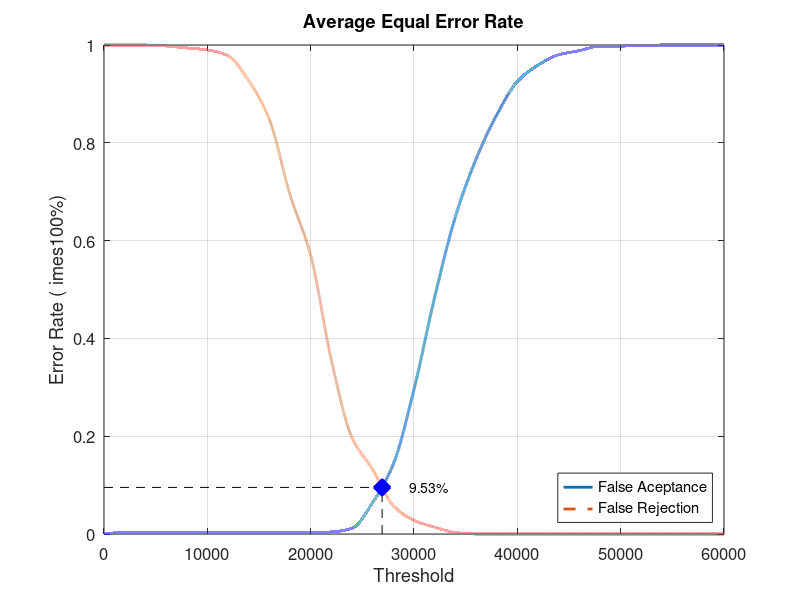
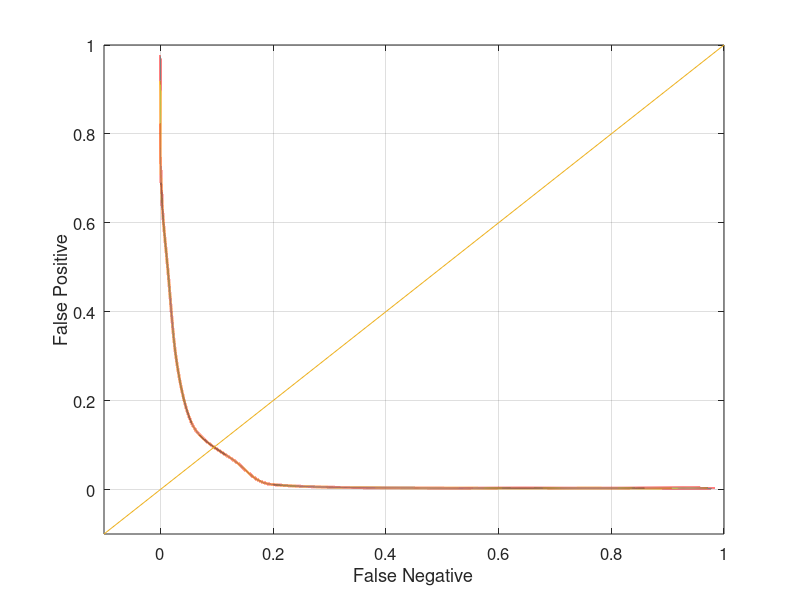

Here is the MATLAB script that generated these plots, in order:
close all;
clear;
clc;
x = 0:2000:60000;
xq = 0:0.5:60000;

y0 = [0 0.0031579 0.0031579 0.0031579 0.0031579 0.0031579 0.0031579 0.0031579 0.0031579 0.0031579 0.0031579 0.00421053 0.0115789 0.0642105 0.143158 0.295789 0.484211 0.648421 0.766316 0.856842 0.925263 0.958947 0.98 0.988421 0.997895 0.997895 0.998947 1 1 1 1]
yy0 = interp1(x, y0, xq, 'pchip');
y1 = [1 1 1 0.998 0.994 0.99 0.978 0.927 0.848 0.694 0.57 0.356 0.197 0.132 0.058 0.028 0.014 0.003 0 0 0 0 0 0 0 0 0 0 0 0 0]
yy1 = interp1(x, y1, xq, 'pchip');

% Calculating EER: 
y2 = abs(y0 - y1);
find(y2 == min(y2))
yy2 = abs(yy0 - yy1);
xEER = find(yy2 == min(yy2));
xEERIndex = xq(xEER) % X-axis EER
yEER = yy0(xEER) % Y-axis EER

main = figure
plot(xq, yy0,'-','LineWidth', 2);	hold on
plot(xq, yy1,'--','LineWidth', 2);	hold on
plot([xEERIndex xEERIndex], [0 yEER], 'k--');	hold on
plot([0 xEERIndex], [yEER yEER], 'k--');	hold on
plot(xEERIndex, yEER, 'bx', 'LineWidth', 10);	hold on
text(xEERIndex + 10 * xEERIndex / 100, yEER, [num2str(round((10000 * yEER)) / 100) '%'])
legend('False Aceptance', 'False Rejection', 'Location', 'SouthEast')
xlabel('Threshold')
ylabel('Error Rate (	imes100%)')
title('Average Equal Error Rate')
set(gca, 'FontSize', 12)
axis([0 60000 0 1])
grid on

print(main, 'Database2AverageMain', '-dpng');
FNRxFPR = figure('Color', [1 1 1]);
plot(yy1, yy0, '-', yy1, yy0, 'LineWidth', 2);
hold on
y = -0.1:0.1:1
plot(y, y); 
set(gca, 'FontSize', 12)
xlabel('False Negative')
ylabel('False Positive')
axis([-0.1 1 -0.1 1])
set(gca, 'FontSize', 12)
grid on

print(FNRxFPR, 'Database2AverageFNRxFPR','-dpng');
